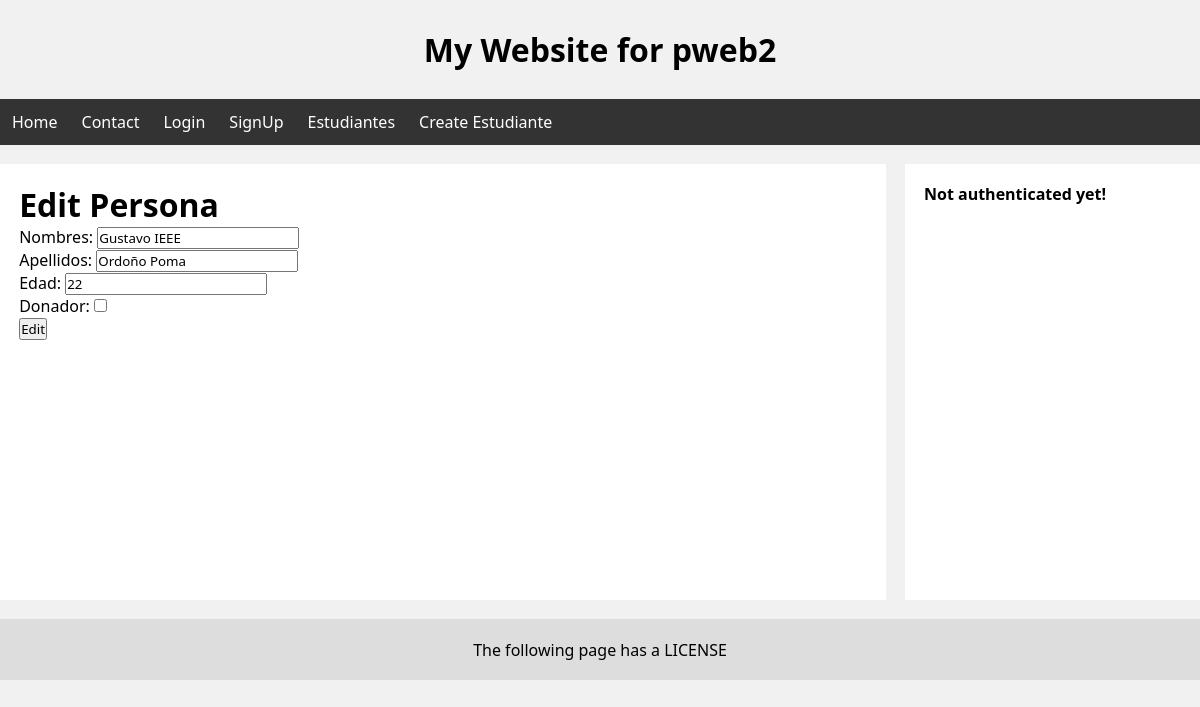
/personas/23/edit/, run on the app's committed database.
### personas/models.py (models this page shows, shortened)
class Persona(models.Model):
    nombres = models.CharField(max_length=100)
    apellidos = models.CharField(max_length=100)
    edad = models.IntegerField() # max_digits=3
    donador = models.BooleanField()

### personas/views.py (the view)
# urls.py: path('<int:myID>/edit/', views.personaEditView, name="editing"),
def personaEditView(request, myID):
    persona = Persona.objects.get(id=myID)
    initialValues = {}
    form = PersonaForm(request.POST or None, instance=persona, initial=initialValues)
    if form.is_valid():
        form.save()
        return redirect("/personas")
    return render(request, "personas/edit.html", {
        "idPersona": persona.id,
        "form": form
    })

### personas/forms.py (shortened to what this page needs)
class PersonaForm(forms.ModelForm):
    class Meta:
        model = Persona
        fields = [
            "nombres",
            "apellidos",
            "edad",
            "donador",
        ]

### personas/templates/personas/edit.html (shortened to what this page needs)
{% extends 'layouts/main-layout.html' %}
{% block content %}
    <h1>Edit Persona</h1>
    <form action="/personas/{{ idPersona }}/edit/" method="POST">
        {{ form.as_p }}
        <input type="submit" value="Edit">
    </form>
{% endblock %}

### static/css/styles.css (style rules this page uses)
* { box-sizing: border-box; margin: 0; padding: 0; font-family:'Segoe UI', Tahoma, Geneva, Verdana, sans-serif; }
body { background-color: #F1F1F1; }

### data on the page
Persona: nombres "Gustavo IEEE", apellidos "Ordoño Poma", edad "22"
